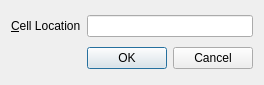
<?xml version="1.0" encoding="UTF-8"?>
<ui version="4.0">
 <class>GoToCellDialog</class>
 <widget class="QWidget" name="GoToCellDialog">
  <property name="geometry">
   <rect>
    <x>0</x>
    <y>0</y>
    <width>264</width>
    <height>85</height>
   </rect>
  </property>
  <property name="windowTitle">
   <string>Go to cell</string>
  </property>
  <layout class="QVBoxLayout" name="verticalLayout">
   <item>
    <layout class="QHBoxLayout" name="horizontalLayout">
     <item>
      <widget class="QLabel" name="label">
       <property name="text">
        <string>&amp;Cell Location</string>
       </property>
       <property name="buddy">
        <cstring>lineEdit</cstring>
       </property>
      </widget>
     </item>
     <item>
      <widget class="QLineEdit" name="lineEdit"/>
     </item>
    </layout>
   </item>
   <item>
    <widget class="QDialogButtonBox" name="buttonBox">
     <property name="standardButtons">
      <set>QDialogButtonBox::Cancel|QDialogButtonBox::Ok</set>
     </property>
    </widget>
   </item>
  </layout>
 </widget>
 <tabstops>
  <tabstop>lineEdit</tabstop>
 </tabstops>
 <resources/>
 <connections/>
</ui>
